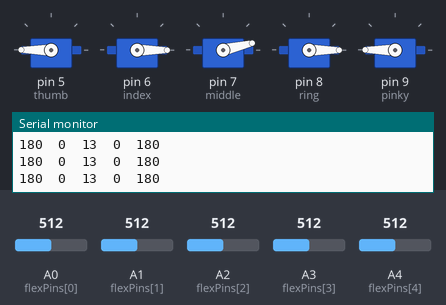
The sketch below on a simulated Arduino Uno, built with avr-gcc and run on an emulated ATmega328P. Shown: 5 × servo, the last lines printed to the serial monitor. The inputs (shaded band) are chosen by the test bench; at power-on: A2 (flexPins[2]) = 512, A0 (flexPins[0]) = 512, A1 (flexPins[1]) = 512, A3 (flexPins[3]) = 512, A4 (flexPins[4]) = 512.

Above: at 1.2 s.
1.3 s: A2 (flexPins[2]) set to 716
At 2.4 s:
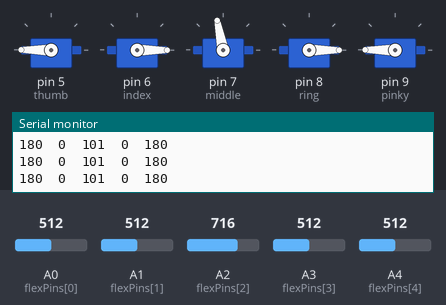
2.8 s: A0 (flexPins[0]) set to 306
At 3.4 s:
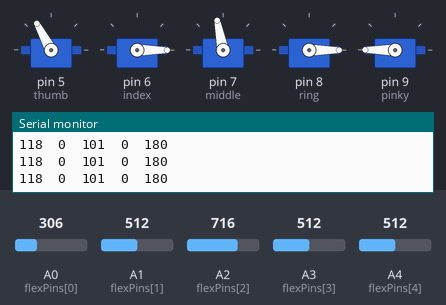
4.3 s: A1 (flexPins[1]) set to 306
At 5.5 s:
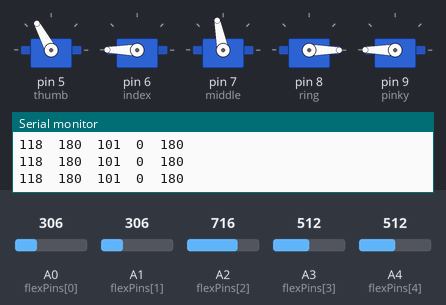
5.8 s: A3 (flexPins[3]) set to 306
At 6.4 s:
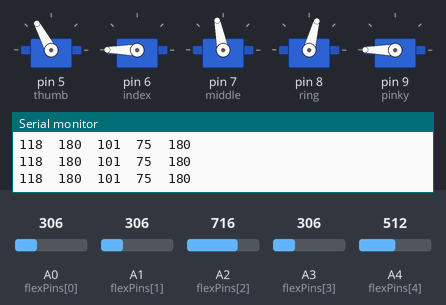
7.3 s: A4 (flexPins[4]) set to 306
At 8.5 s:
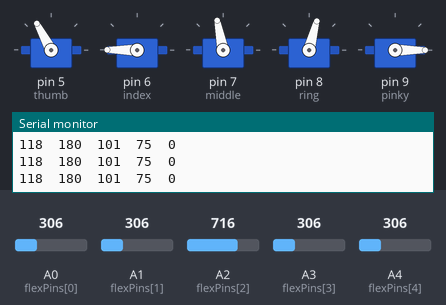
8.8 s: A0 (flexPins[0]) set to 30
At 9.5 s:
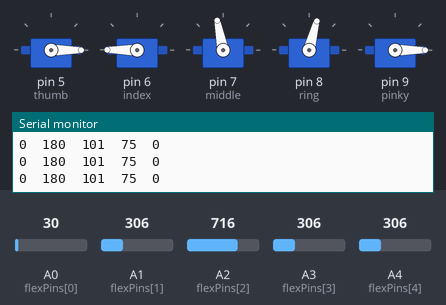
Timing chart, 0 to 11.3 s (numbered marks = the images above; inputs shaded):
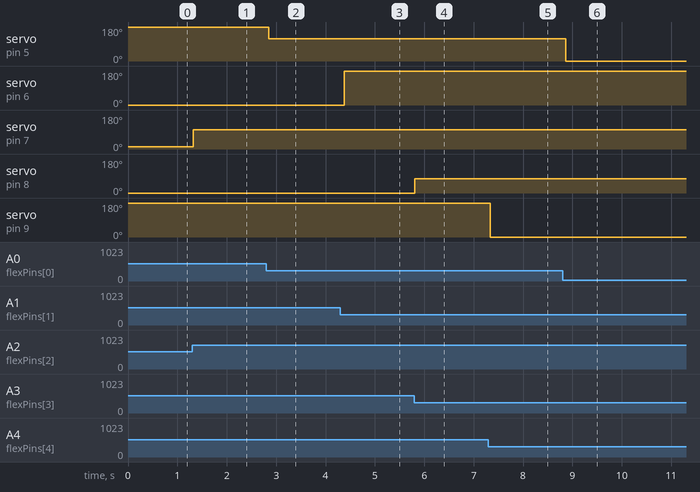

The sketch:

Flex_Glove_Final_.ino
```cpp
/*  Will Donaldson
 *  1/11/17
 *
 *  Instructions:
 *  YouTube Video:
 *
 *  Build flex glove first, then run Flex_Glove_Calibration.ino. Copy output into line 31 before running this code.
 *
 *  Wiring Convention:
 *  Finger  | Lilypad Pin
 *  Thumb   | D5
 *  Index   | D6
 *  Middle  | D7
 *  Ring    | D8
 *  Pinky   | D9
 *
 */

#include <Servo.h>
Servo thumb, index, middle, ring, pinky;

int angles[5];                              //array for storing servo angles
int val;
int flexPins[]={A0,A1,A2,A3,A4};            //order of finger connections from thumb to pinky (ie: A0=thumb, A1=index,...etc.)

/*
 *  Below are the calibration offsets for flex sensors, top row is offset for relaxed finger, bottom row is offset for contracted finger.
 *  Columns, from left to right correspond from the thumb to pinky.
 *  Values from the output of Flex_Glove_Calibration.ino
 */
int flexsensorRange[2][5]= {{260, 400, 480, 230, 380},
                            {330, 500, 900, 360, 450}};

void setup() {
  Serial.begin(9600);                        //If you have issues with the baudrate and serial monitor see the Read Me file.
  thumb.attach(5);
  index.attach(6);
  middle.attach(7);
  ring.attach(8);
  pinky.attach(9);
}

void loop() {
  for(int i=0; i<5; i+=1){                        //repeat process for each of the 5 fingers
    val=analogRead(flexPins[i]);                  //reads the position of the finger

    /*
     * The following if and else if pair of statements are because 2 of the servos are orientated in reverse to the other 3 (see youtube video around 5:11 minute mark)
     * As such depending on which servo is being written to the angle may need to be reversed.
     * The angles depend case by case basis of how you oreintate the servos and which fingers the fishing line goes to, change the code as needed
     */
    if(i%2==0){ //
      angles[i]=map(val, flexsensorRange[0][i], flexsensorRange[1][i], 0, 180);   //maps the value measured from the flex sensor and outputs an angle for the servo within the range finger motion
    }
    else if(i%2!=0){
      angles[i]=map(val, flexsensorRange[0][i], flexsensorRange[1][i], 180, 0);
    }

    angles[i]=constrain(angles[i], 0, 180);       //any values above/below the maximum/minimum calibration value are reset to the highest/lowest value within the acceptable range
    Serial.print(angles[i]);
    Serial.print('\t');
    if(i==0){ thumb.write(angles[i]);}             //move servos to set angle
    if(i==1){ index.write(angles[i]);}
    if(i==2){ middle.write(angles[i]);}
    if(i==3){ ring.write(angles[i]);}
    if(i==4){ pinky.write(angles[i]);}
  }
  Serial.println();
  delay(100);
}
```

Measured:
- after the input at 1.3 s, servo on pin 7 (middle): 13° → 101° at once
- after the input at 2.8 s, servo on pin 5 (thumb): 180° → 118° after 0.05 s
- after the input at 4.3 s, servo on pin 6 (index): 0° → 180° after 0.08 s
- after the input at 5.8 s, servo on pin 8 (ring): 0° → 75° at once
- after the input at 7.3 s, servo on pin 9 (pinky): 180° → 0° at once
- after the input at 8.8 s, servo on pin 5 (thumb): 118° → 0° after 0.06 s
